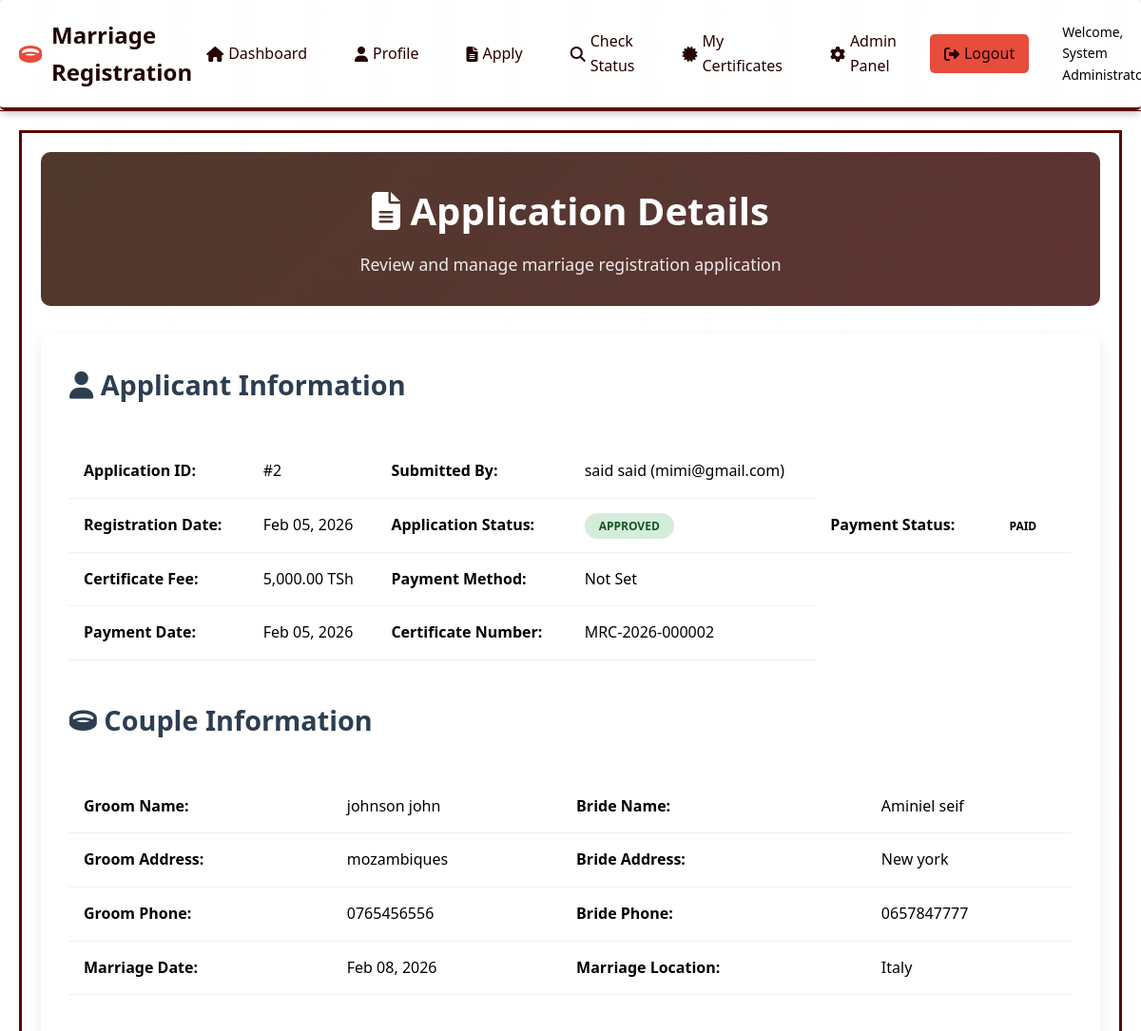
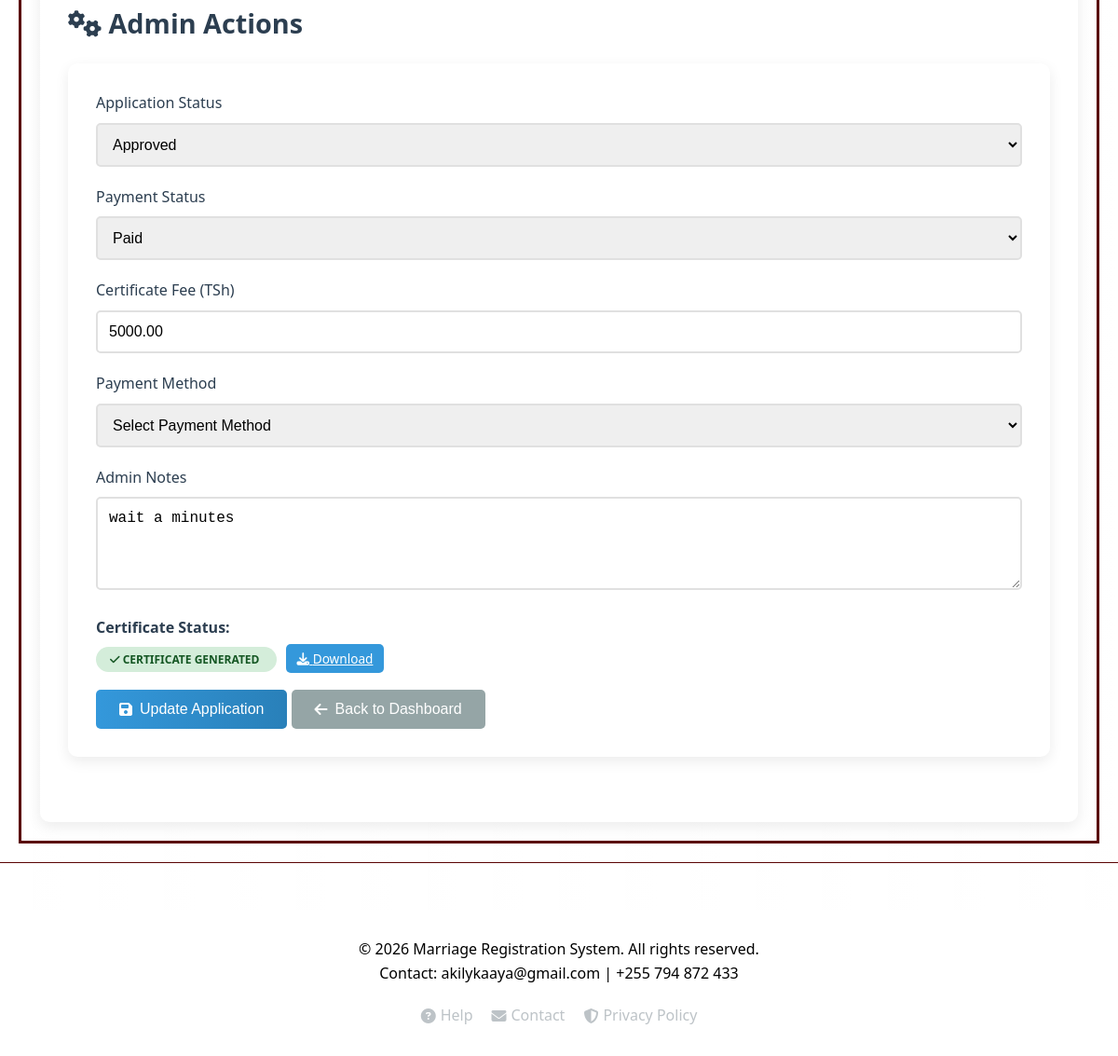
/admin/view_application.php?id=2 (signed in), run on the app's committed database (2 pictures, top to bottom).
### tables this page shows
CREATE TABLE `marriage_applications` (
  `id` int(11) NOT NULL,
  `application_number` varchar(50) DEFAULT NULL,
  `user_id` int(11) DEFAULT NULL,
  `groom_name` varchar(100) NOT NULL,
  `groom_dob` date DEFAULT NULL,
  `groom_id_type` varchar(50) DEFAULT NULL,
  `groom_id_number` varchar(50) DEFAULT NULL,
  `groom_address` text DEFAULT NULL,
  `groom_phone` varchar(20) DEFAULT NULL,
  `groom_email` varchar(100) DEFAULT NULL,
  `bride_name` varchar(100) NOT NULL,
  `bride_dob` date DEFAULT NULL,
  `bride_id_type` varchar(50) DEFAULT NULL,
  `bride_id_number` varchar(50) DEFAULT NULL,
  `bride_address` text DEFAULT NULL,
  `bride_phone` varchar(20) DEFAULT NULL,
  `bride_email` varchar(100) DEFAULT NULL,
  `marriage_date` date NOT NULL,
  `marriage_location` varchar(200) DEFAULT NULL,
  `marriage_type` enum('civil','religious','traditional') DEFAULT 'civil',
  `has_children` tinyint(1) DEFAULT 0,
  `number_of_children` int(11) DEFAULT 0,
  `current_status` enum('draft','submitted','pending','under_review','approved','rejected') DEFAULT 'draft',
  `payment_status` enum('pending','paid','waived') DEFAULT 'pending',
  `certificate_generated` tinyint(1) DEFAULT 0,
  `certificate_path` varchar(255) DEFAULT NULL,
  `certificate_number` varchar(50) DEFAULT NULL,
  `certificate_fee` decimal(10,2) DEFAULT 5000.00,
  `payment_method` varchar(50) DEFAULT NULL,
  `payment_date` date DEFAULT NULL,
  `admin_notes` text DEFAULT NULL,
  `status_notes` text DEFAULT NULL,
  `registration_date` date DEFAULT NULL,
  `review_date` date DEFAULT NULL,
  `approval_date` date DEFAULT NULL,
  `id_proof_path` varchar(255) DEFAULT NULL,
  `marriage_proof_path` varchar(255) DEFAULT NULL,
  `affidavit_path` varchar(255) DEFAULT NULL,
  `photos_path` varchar(255) DEFAULT NULL,
  `created_at` timestamp NOT NULL DEFAULT current_timestamp(),
  `updated_at` timestamp NOT NULL DEFAULT current_timestamp() ON UPDATE current_timestamp()
);

CREATE TABLE `users` (
  `id` int(11) NOT NULL,
  `username` varchar(50) NOT NULL,
  `email` varchar(100) NOT NULL,
  `password_hash` varchar(255) NOT NULL,
  `full_name` varchar(100) NOT NULL,
  `phone` varchar(20) DEFAULT NULL,
  `address` text DEFAULT NULL,
  `date_of_birth` date DEFAULT NULL,
  `id_type` varchar(50) DEFAULT NULL,
  `id_number` varchar(50) DEFAULT NULL,
  `role` enum('user','admin','staff') DEFAULT 'user',
  `is_active` tinyint(1) DEFAULT 1,
  `last_login` timestamp NULL DEFAULT NULL,
  `created_at` timestamp NOT NULL DEFAULT current_timestamp(),
  `updated_at` timestamp NOT NULL DEFAULT current_timestamp() ON UPDATE current_timestamp()
);

### admin/view_application.php (the view, shortened to what this page needs)
<?php
require_once '../includes/header.php';
$app_id = isset($_GET['id']) ? (int)$_GET['id'] : 0;
$conn = getDBConnection();
$app = $conn->query("SELECT ma.*, u.full_name, u.email FROM marriage_applications ma JOIN users u ON ma.user_id = u.id WHERE ma.id = $app_id")->fetch_assoc();
?>
<div class="admin-container">
    <div class="admin-header">
        <h1><i class="fas fa-file-alt"></i> Application Details</h1>
        <p>Review and manage marriage registration application</p>
    </div>
    <div class="admin-content">
        <form method="POST" action="">
            <div class="admin-section">
                <h2><i class="fas fa-user"></i> Applicant Information</h2>
                <div class="applications-table">
                    <table>
                        <tr>
                            <td><strong>Application ID:</strong></td>
                            <td>#<?php echo $app['id']; ?></td>
                            <td><strong>Submitted By:</strong></td>
                            <td><?php echo $app['full_name']; ?> (<?php echo $app['email']; ?>)</td>
                        </tr>
                        <tr>
                            <td><strong>Registration Date:</strong></td>
                            <td><?php echo date('M d, Y', strtotime($app['registration_date'])); ?></td>
                            <td><strong>Application Status:</strong></td>
                            <td>
                                <span class="status-badge status-<?php echo $app['current_status']; ?>">
                                    <?php echo ucfirst(str_replace('_', ' ', $app['current_status'])); ?>
                                </span>
                            </td>
                            <td><strong>Payment Status:</strong></td>
                            <td>
                                <span class="status-badge status-<?php echo $app['payment_status']; ?>">
                                    <?php echo ucfirst($app['payment_status']); ?>
                                </span>
                            </td>
                        </tr>
                        <tr>
                            <td><strong>Certificate Fee:</strong></td>
                            <td><?php echo number_format($app['certificate_fee'] ?: 5000, 2); ?> TSh</td>
                            <td><strong>Payment Method:</strong></td>
                            <td><?php echo $app['payment_method'] ? ucfirst(str_replace('_', ' ', $app['payment_method'])) : 'Not Set'; ?></td>
                        </tr>
                        <?php if ($app['payment_date']): ?>
                        <tr>
                            <td><strong>Payment Date:</strong></td>
                            <td><?php echo date('M d, Y', strtotime($app['payment_date'])); ?></td>
                            <td><strong>Certificate Number:</strong></td>
                            <td><?php echo $app['certificate_number'] ?: 'Not Generated'; ?></td>
                        </tr>
                        <?php endif; ?>
                    </table>
                </div>
            </div>
            <div class="admin-section">
                <h2><i class="fas fa-ring"></i> Couple Information</h2>
                <div class="applications-table">
                    <table>
                        <tr>
                            <td><strong>Groom Name:</strong></td>
                            <td><?php echo $app['groom_name']; ?></td>
                            <td><strong>Bride Name:</strong></td>
                            <td><?php echo $app['bride_name']; ?></td>
                        </tr>
                        <tr>
                            <td><strong>Groom Address:</strong></td>
                            <td><?php echo $app['groom_address']; ?></td>
                            <td><strong>Bride Address:</strong></td>
                            <td><?php echo $app['bride_address']; ?></td>
                        </tr>
                        <tr>
                            <td><strong>Groom Phone:</strong></td>
                            <td><?php echo $app['groom_phone']; ?></td>
                            <td><strong>Bride Phone:</strong></td>
                            <td><?php echo $app['bride_phone']; ?></td>
                        </tr>
                        <tr>
                            <td><strong>Marriage Date:</strong></td>
                            <td><?php echo date('M d, Y', strtotime($app['marriage_date'])); ?></td>
                            <td><strong>Marriage Location:</strong></td>
                            <td><?php echo $app['marriage_location']; ?></td>
                        </tr>
                    </table>
                </div>
            </div>
            <div class="admin-section">
                <h2><i class="fas fa-cogs"></i> Admin Actions</h2>
                <div class="profile-card">
                    <div class="form-group">
                        <label for="status">Application Status</label>
                        <select id="status" name="status" class="form-control" required>
                            <option value="approved" <?php echo $app['current_status'] === 'approved' ? 'selected' : ''; ?>>Approved</option>
                        </select>
                    </div>
                    <div class="form-group">
                        <label for="payment_status">Payment Status</label>
                        <select id="payment_status" name="payment_status" class="form-control" required>
                            <option value="paid" <?php echo $app['payment_status'] === 'paid' ? 'selected' : ''; ?>>Paid</option>
                        </select>
                    </div>
                    <div class="form-group">
                        <label for="certificate_fee">Certificate Fee (TSh)</label>
                        <input type="number" id="certificate_fee" name="certificate_fee" class="form-control" value="<?php echo $app['certificate_fee'] ?: '5000.00'; ?>" step="0.01" min="0">
                    </div>
                    <div class="form-group">
                        <label for="payment_method">Payment Method</label>
                        <select id="payment_method" name="payment_method" class="form-control">
                            <option value="">Select Payment Method</option>
                        </select>
                    </div>
                    <div class="form-group">
                        <label for="admin_notes">Admin Notes</label>
                        <textarea id="admin_notes" name="admin_notes" rows="4" class="form-control"><?php echo $app['admin_notes']; ?></textarea>
                    </div>
                    <div class="form-group">
                        <label><strong>Certificate Status:</strong></label>
                        <div>
                            <?php if ($app['certificate_generated']): ?>
                                <span class="status-badge status-approved">
                                    <i class="fas fa-check"></i> Certificate Generated
                                </span>
                                <?php if ($app['certificate_path']): ?>
                                    <a href="../<?php echo $app['certificate_path']; ?>" target="_blank" class="btn-small btn-view" style="margin-left: 10px;">
                                        <i class="fas fa-download"></i> Download
                                    </a>
                                <?php endif; ?>
                            <?php endif; ?>
                        </div>
                    </div>
                    <div class="form-actions">
                        <button type="submit" class="btn btn-primary">
                            <i class="fas fa-save"></i> Update Application
                        </button>
                        <button type="button" onclick="location.href='dashboard.php'" class="btn btn-secondary">
                            <i class="fas fa-arrow-left"></i> Back to Dashboard
                        </button>
                    </div>
                </div>
            </div>
        </form>
    </div>
</div>
<?php require_once '../includes/footer.php'; ?>

### css/style.css (style rules this page uses)
.profile-card { background: white; border-radius: 10px; padding: 30px; box-shadow: 0 5px 15px rgba(0,0,0,0.08); margin-bottom: 30px; }
.admin-container { max-width: 1200px; margin: 0 auto; padding: 20px; border: 3px solid #5a0404; }
.admin-header { background: linear-gradient(135deg, #50392c 0%, #5e3434 100%); color: white; padding: 30px; border-radius: 10px; margin-bottom: 30px; text-align: center; }
.admin-header h1 { font-size: 2.5rem; margin-bottom: 10px; }
.admin-header p { font-size: 1.1rem; opacity: 0.9; }
.admin-content { background: white; border-radius: 10px; padding: 30px; box-shadow: 0 5px 15px rgba(0,0,0,0.08); }
.admin-section { margin-bottom: 40px; }
.admin-section h2 { color: #2c3e50; margin-bottom: 20px; font-size: 1.8rem; }
.applications-table { overflow-x: auto; }
.applications-table table { width: 100%; border-collapse: collapse; margin-top: 20px; }
.applications-table th, .applications-table td { padding: 15px; text-align: left; border-bottom: 1px solid #ecf0f1; }
.status-badge { padding: 5px 12px; border-radius: 20px; font-size: 0.85rem; font-weight: 600; text-transform: uppercase; }
.status-approved { background: #d4edda; color: #155724; }
.btn-small { padding: 6px 12px; font-size: 0.85rem; border: none; border-radius: 5px; cursor: pointer; margin-right: 5px; transition: all 0.3s; }
.btn-view { background: #3498db; color: white; }
.btn-primary { background: linear-gradient(45deg, #e74c3c, #c0392b); color: white; }
.btn-secondary { background: rgba(255, 255, 255, 0.2); color: white; border: 2px solid white; }
* { margin: 0; padding: 0; box-sizing: border-box; }
body { font-family: 'Segoe UI', sans-serif; line-height: 1.6; color: rgb(0, 0, 0); background: linear-gradient(90deg, #ffffff23 0%, #ffffff34 100%); min-height: 100vh; }
.btn { padding: 12px 25px; border: none; border-radius: 5px; cursor: pointer; font-size: 16px; font-weight: 500; transition: all 0.3s; display: inline-flex; align-items: center; gap: 8px; text-decoration: none; }
.btn-primary { background: linear-gradient(90deg, #3498db 0%, #2980b9 100%); color: white; }
.btn-secondary { background: #95a5a6; color: white; }
.form-group { margin-bottom: 20px; }
.form-group label { display: block; margin-bottom: 8px; color: #2c3e50; font-weight: 500; display: flex; align-items: center; gap: 8px; }
.form-group input, .form-group textarea, .form-group select { width: 100%; padding: 12px; border: 2px solid #e0e0e0; border-radius: 5px; font-size: 16px; transition: border-color 0.3s; }
.status-badge { padding: 5px 15px; border-radius: 20px; font-size: 12px; font-weight: bold; text-transform: uppercase; }

### data on the page
marriage_applications: id "2", user.full_name "said said", user.email "mimi@gmail.com", registration_date "Feb 05, 2026", current_status "APPROVED", payment_status "PAID", certificate_fee "5,000.00", payment_date "Feb 05, 2026", certificate_number "MRC-2026-000002", groom_name "johnson john", bride_name "Aminiel seif", groom_address "mozambiques", bride_address "New york", groom_phone "0765456556", bride_phone "0657847777", marriage_date "Feb 08, 2026", marriage_location "Italy", status "Approved", payment_status "Paid", certificate_fee "5000.00", admin_notes "wait a minutes"

### other printed values
$_SESSION['full_name'] "System…"
